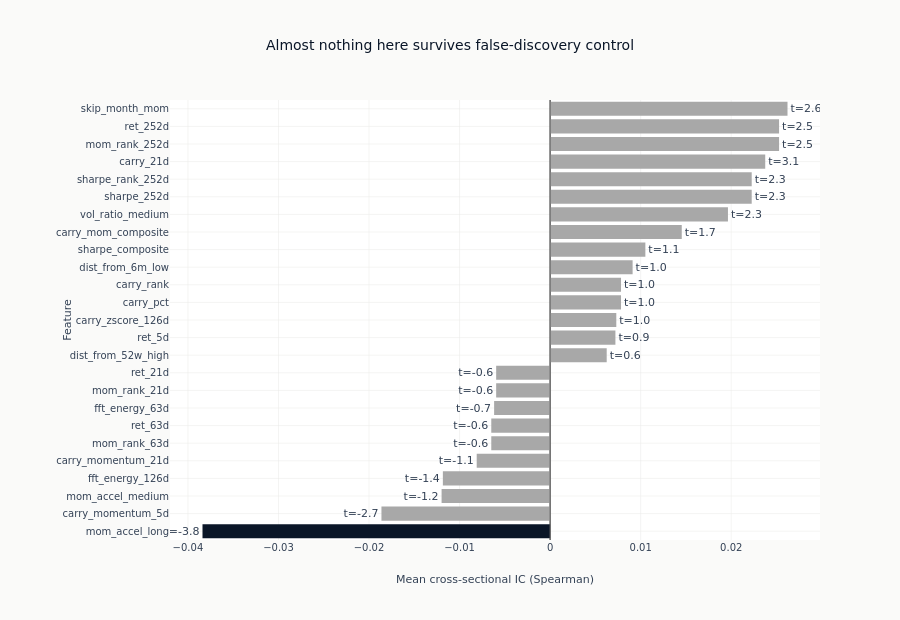

Notebook source saved alongside this figure:
### Markdown cell above
### Feature ranking, with the inference adjustment visible

### Code cell
# Top features by absolute IC
top_n = min(25, len(eval_summary))
top = eval_summary.head(top_n).sort("ic_mean")

# One colour convention across every figure in this section: the feature survives
# BH-FDR, or it does not. The earlier version coloured the same category green in
# one panel and red in the next.
SURVIVES, DOES_NOT = COLORS["blue"], GRAY_FILLS["muted"]

fig = go.Figure(
    go.Bar(
        x=top["ic_mean"].to_list(),
        y=top["feature"].to_list(),
        orientation="h",
        marker_color=[SURVIVES if s else DOES_NOT for s in top["fdr_sig"].to_list()],
        text=[f"t={value:.1f}" for value in top["hac_t"].to_list()],
        textposition="outside",
        showlegend=False,
    )
)
fig.add_vline(x=0, line=dict(color=GRAY_FILLS["border"], width=1))
fig.update_layout(
    template="ml4t",
    height=620,
    width=900,
    title_text="Almost nothing here survives false-discovery control",
    xaxis_title="Mean cross-sectional IC (Spearman)",
    yaxis_title="Feature",
    margin=dict(l=170),
)
fig.show()

### Figure 1 — Plotly figure (JSON) as saved in the notebook; plotly's stock layout.template omitted (floating-point values rounded to 4 significant figures)
{"data": [{"marker": {"color": ["#0a1628", "#a8a8a8", "#a8a8a8", "#a8a8a8", "#a8a8a8", "#a8a8a8", "#a8a8a8", "#a8a8a8", "#a8a8a8", "#a8a8a8", "#a8a8a8", "#a8a8a8", "#a8a8a8", "#a8a8a8", "#a8a8a8", "#a8a8a8", "#a8a8a8", "#a8a8a8", "#a8a8a8", "#a8a8a8", "#a8a8a8", "#a8a8a8", "#a8a8a8", "#a8a8a8", "#a8a8a8"]}, "orientation": "h", "showlegend": false, "text": ["t=-3.8", "t=-2.7", "t=-1.2", "t=-1.4", "t=-1.1", "t=-0.6", "t=-0.6", "t=-0.7", "t=-0.6", "t=-0.6", "t=0.6", "t=0.9", "t=1.0", "t=1.0", "t=1.0", "t=1.0", "t=1.1", "t=1.7", "t=2.3", "t=2.3", "t=2.3", "t=3.1", "t=2.5", "t=2.5", "t=2.6"], "textposition": "outside", "type": "bar", "x": [-0.03839, -0.01863, -0.01199, -0.01184, -0.008108, -0.006499, -0.006499, -0.006185, -0.005959, -0.005959, 0.006248, 0.007211, 0.007309, 0.00783, 0.00783, 0.00911, 0.01052, 0.01454, 0.01964, 0.02226, 0.02226, 0.02376, 0.02528, 0.02528, 0.02622], "y": ["mom_accel_long", "carry_momentum_5d", "mom_accel_medium", "fft_energy_126d", "carry_momentum_21d", "mom_rank_63d", "ret_63d", "fft_energy_63d", "mom_rank_21d", "ret_21d", "dist_from_52w_high", "ret_5d", "carry_zscore_126d", "carry_pct", "carry_rank", "dist_from_6m_low", "sharpe_composite", "carry_mom_composite", "vol_ratio_medium", "sharpe_252d", "sharpe_rank_252d", "carry_21d", "mom_rank_252d", "ret_252d", "skip_month_mom"]}], "layout": {"height": 620, "margin": {"l": 170}, "shapes": [{"line": {"color": "#666666", "width": 1}, "type": "line", "x0": 0, "x1": 0, "xref": "x", "y0": 0, "y1": 1, "yref": "y domain"}], "title": {"text": "Almost nothing here survives false-discovery control"}, "width": 900, "xaxis": {"title": {"text": "Mean cross-sectional IC (Spearman)"}}, "yaxis": {"title": {"text": "Feature"}}}}
